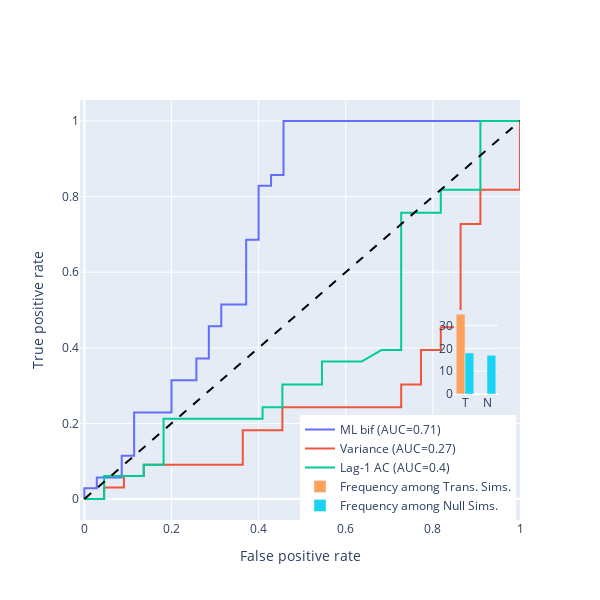

Notebook code for this chart:
### Code cell
"""
Compute ROC data for EWS and ML predictions for SIR trained model
Export data for plotting
Edited from published codes by Bury et al. (2021), Deep learning for early warning signals of tipping points, PNAS. 
"""

import numpy as np
import pandas as pd
import matplotlib.pyplot as plt
import sklearn.metrics as metrics
import scipy.stats as stats
import os

# Run for early or late predictions
bool_pred_early = False

#Change your test model
#test_models are: 'COVID'
test_model = 'COVID'
classifier_length = 500               #classifier_length are 500, 100
#--------
# Import EWS and ML data
#–------------

# Import EWS data
df_ews_forced = pd.read_csv('../data/ews/df_ews_forced_{}.csv'.format(test_model))
df_ews_null = pd.read_csv('../data/ews/df_ews_null_{}.csv'.format(test_model))

# Use EWS data in x
df_ews_forced = df_ews_forced[df_ews_forced['Variable']=='I']
df_ews_null = df_ews_null[df_ews_null['Variable']=='I']

# Import kendall tau data
df_ktau_forced = pd.read_csv('../data/ews/df_ktau_forced_{}.csv'.format(test_model))
df_ktau_null = pd.read_csv('../data/ews/df_ktau_null_{}.csv'.format(test_model))

# Import ML prediction data
df_ml_forced = pd.read_csv('../data/ml_pred_SIR_CL{}/df_ml_forced_{}_len{}.csv'.format(classifier_length, test_model, classifier_length))
df_ml_null = pd.read_csv('../data/ml_pred_SIR_CL{}/df_ml_null_{}_len{}.csv'.format(classifier_length, test_model, classifier_length))

# Add column for truth values (1 for forced, 0 for null)
df_ktau_forced['truth value'] = 1
df_ktau_null['truth value'] = 0

df_ml_forced['truth value'] = 1
df_ml_null['truth value'] = 0

if not os.path.exists('../data/roc'):
    os.makedirs('../data/roc')

#---------------------------
# Get predictions from trajectories
#--------------------------

# Time interval relative to transition point for where to make predictions
# as proportion of dataset
if bool_pred_early:
    pred_interval_rel = np.array([0.6,0.8])
else:
    # Late interval for predictions
    pred_interval_rel = np.array([0.3, 1])                ###CHANGED


# Initialise lists
list_df_ktau_preds = []
list_df_ml_preds = []

# Get predictions from forced trajectories
tsid_vals = df_ml_forced['tsid'].unique()
for tsid in tsid_vals:

    # Get EWS data to find start and transition time
    df = df_ews_forced[(df_ews_forced['tsid']==tsid)]
    t_start = df['Time'].iloc[0]
    t_transition = df[['Time','residuals']].dropna()['Time'].iloc[-1]             

    # Get prediction interval in time
    t_pred_start = t_start + (t_transition-t_start)*pred_interval_rel[0]
    t_pred_end = t_start + (t_transition-t_start)*pred_interval_rel[1]

    n_predictions = 5
    
    df_ml_forced_final = df_ml_forced[(df_ml_forced['tsid']==tsid)].tail(n_predictions)
    
    df_ktau_forced_final = df_ktau_forced[
        (df_ktau_forced['tsid']==tsid)&\
        (df_ktau_forced['Time'] >= t_pred_start)&\
        (df_ktau_forced['Time'] <= t_pred_end)
        ].tail(n_predictions)
    
    list_df_ktau_preds.append(df_ktau_forced_final)
    list_df_ml_preds.append(df_ml_forced_final)



# Get predictions from null trajectories
tsid_vals = df_ml_null['tsid'].unique()
for tsid in tsid_vals:

    # Get EWS data to find start and transition time (for forced data)
    df = df_ews_null[(df_ews_null['tsid']==tsid)]
    t_start = df['Time'].iloc[0]
    t_transition = df[['Time','residuals']].dropna()['Time'].iloc[-1]

    # Get prediction interval in time
    t_pred_start = t_start + (t_transition-t_start)*pred_interval_rel[0]
    t_pred_end = t_start + (t_transition-t_start)*pred_interval_rel[1]

    n_predictions = 5
    
    df_ml_null_final = df_ml_null[(df_ml_null['tsid']==tsid)].tail(n_predictions)
    
    df_ktau_null_final = df_ktau_null[
        (df_ktau_null['tsid']==tsid)&\
        (df_ktau_null['Time'] >= t_pred_start)&\
        (df_ktau_null['Time'] <= t_pred_end)
        ].tail(n_predictions)
    
    list_df_ktau_preds.append(df_ktau_null_final)
    list_df_ml_preds.append(df_ml_null_final)


# Concatenate data
df_ktau_preds = pd.concat(list_df_ktau_preds)
df_ml_preds = pd.concat(list_df_ml_preds)


#-------------------
# Get data on ML favoured bifurcation for each forced trajectory
#-------------------

# For each prediction, select the bifurcation that the ML gives greatest weight to
df_ml_preds['fav_bif'] = df_ml_preds[['null_prob','branch_prob']].idxmax(axis=1)

# Count each bifurcation choice for forced trajectories
counts_forced = df_ml_preds[df_ml_preds['truth value']==1]['fav_bif'].value_counts()

null_count_forced = counts_forced['null_prob'] if 'null_prob' in counts_forced.index else 0
branch_count_forced = counts_forced['branch_prob'] if 'branch_prob' in counts_forced.index else 0

df_counts_forced = pd.DataFrame({
    'null': [null_count_forced],
    'branch': [branch_count_forced]
    }
)

# Export data on bifurcation prediction counts
filepath_forced_counts = '../data/roc/df_bif_pred_counts_forced_{}_SIR_trained_{}_CL{}.csv'.format(
    'early' if bool_pred_early else 'late', test_model, classifier_length)

df_counts_forced.to_csv(filepath_forced_counts,
                 index=False)

################### Count each bifurcation choice for null trajectories
counts_null = df_ml_preds[df_ml_preds['truth value']==0]['fav_bif'].value_counts()

null_count_null = counts_null['null_prob'] if 'null_prob' in counts_null.index else 0
branch_count_null = counts_null['branch_prob'] if 'branch_prob' in counts_null.index else 0

df_counts_null = pd.DataFrame({
    'null': [null_count_null],
    'branch': [branch_count_null]
    }
)

# Export data on bifurcation prediction counts on null
filepath_null_counts = '../data/roc/df_bif_pred_counts_null_{}_SIR_trained_{}_CL{}.csv'.format(
    'early' if bool_pred_early else 'late', test_model, classifier_length)

df_counts_null.to_csv(filepath_null_counts,
                 index=False)

##Export ml prediction file
df_ml_preds.to_csv('../data/roc/df_ml_pred_SIR_trained_{}_CL{}.csv'.format(test_model, classifier_length),
                   index=False)

print('Exported bifurcation count data to data/roc')


#--------------------
# Functions to compute ROC
#–--------------------

# Function to compute ROC data from truth and indicator vals
# and return a df.
def roc_compute(truth_vals, indicator_vals):

    # Compute ROC curve and threhsolds using sklearn
    fpr, tpr, thresholds = metrics.roc_curve(truth_vals,indicator_vals)

    # Compute AUC (area under curve)
    auc = metrics.auc(fpr, tpr)

    # Put into a DF
    dic_roc = {'fpr':fpr, 'tpr':tpr, 'thresholds':thresholds, 'auc':auc}
    df_roc = pd.DataFrame(dic_roc)

    return df_roc


#---------------------
## Compute ROC data
#–--------------------

# # Initialise list for ROC dataframes for predicting bifurcation
list_roc = []


# Assign indicator and truth values for ML prediction
indicator_vals = df_ml_preds['bif_prob']
truth_vals = df_ml_preds['truth value']
df_roc = roc_compute(truth_vals,indicator_vals)
df_roc['ews'] = 'ML bif'
list_roc.append(df_roc)


# Assign indicator and truth values for variance
indicator_vals = df_ktau_preds['ktau_variance']
truth_vals = df_ktau_preds['truth value']
df_roc = roc_compute(truth_vals,indicator_vals)
df_roc['ews'] = 'Variance'
list_roc.append(df_roc)


# Assign indicator and truth values for lag-1 AC
indicator_vals = df_ktau_preds['ktau_ac']
truth_vals = df_ktau_preds['truth value']
df_roc = roc_compute(truth_vals,indicator_vals)
df_roc['ews'] = 'Lag-1 AC'
list_roc.append(df_roc)


# Concatenate roc dataframes
df_roc_full = pd.concat(list_roc, ignore_index=True)


# Export ROC data
filepath = '../data/roc/df_roc_cr_trans_{}_SIR_trained_{}_CL{}.csv'.format(
    'early' if bool_pred_early else 'late', test_model, classifier_length)

df_roc_full.to_csv(filepath,
                   index=False,)

print('Exported ROC data to {}'.format(filepath))

#-------------
# Plotly fig
#----------------

AUC_list = []

import plotly.graph_objects as go

fig = go.Figure()
df_roc = df_roc_full

# ML bif plot
df_trace = df_roc[df_roc['ews']=='ML bif']
fig.add_trace(
    go.Scatter(x=df_trace['fpr'],
                y=df_trace['tpr'],
                mode='lines',
                name='ML bif (AUC={})'.format(df_trace.round(2)['auc'].iloc[0])
    )
)

AUC_list.append(df_trace.round(2)['auc'].iloc[0])

# Variance plot
df_trace = df_roc[df_roc['ews']=='Variance']
fig.add_trace(
    go.Scatter(x=df_trace['fpr'],
                y=df_trace['tpr'],
                name='Variance (AUC={})'.format(df_trace.round(2)['auc'].iloc[0])
                )
    )

AUC_list.append(df_trace.round(2)['auc'].iloc[0])

# Lag-1  AC plot
df_trace = df_roc[df_roc['ews']=='Lag-1 AC']
fig.add_trace(
    go.Scatter(x=df_trace['fpr'],
                y=df_trace['tpr'],
                name='Lag-1 AC (AUC={})'.format(df_trace.round(2)['auc'].iloc[0])
                )
    )


AUC_list.append(df_trace.round(2)['auc'].iloc[0])

# Line y=x
fig.add_trace(
    go.Scatter(x=np.linspace(0,1,100),
                y=np.linspace(0,1,100),
                showlegend=False,
                line={'color':'black',
                      'dash':'dash'
                      }
                )
    )



fig.update_xaxes(
    title = 'False positive rate',
    range=[-0.01,1],
    )



fig.update_yaxes(
    title = 'True positive rate',
    )



fig.update_layout(
    legend=dict(
        x=0.5,
        y=0.0,
        ),
    width=600,
    height=600,
    title='',
    )

AUC = pd.DataFrame(AUC_list, columns=[test_model])

AUC.to_csv('../data/roc/AUC_SIR_{}_CL{}.csv'.format(test_model, classifier_length),
                   index=False)

# Sample frequency data
data_forced = {'Category': ['T', 'N'],
        'Frequency': [df_counts_forced['branch'][0], df_counts_forced['null'][0]]}

df_forced = pd.DataFrame(data_forced)

data_null = {'Category': ['T', 'N'],
        'Frequency': [df_counts_null['branch'][0], df_counts_null['null'][0]]}

df_null = pd.DataFrame(data_null)


# Create a subplot for the frequency data
fig.add_trace(go.Bar(x=df_forced['Category'], y=df_forced['Frequency'], 
                     name='Frequency among Trans. Sims.',
                     xaxis='x2', yaxis='y2'))

fig.add_trace(go.Bar(x=df_null['Category'], y=df_null['Frequency'], 
                     name='Frequency among Null Sims.',
                     xaxis='x2', yaxis='y2'))

# Update the layout to display the frequency subplot
fig.update_layout(
    xaxis2=dict(domain=[0.85, 0.95], anchor='y2'),
    yaxis2=dict(domain=[0.3, 0.5], anchor='x2')
)

fig.show()

print(df_counts_forced)
print(df_counts_null)
print(AUC)
print(df_ml_preds)
print(df_ktau_preds)

### Figure 1 — Plotly figure (JSON) as saved in the notebook; plotly's stock layout.template omitted (floating-point values rounded to 4 significant figures)
{"data": [{"mode": "lines", "name": "ML bif (AUC=0.71)", "type": "scatter", "x": [0, 0, 0.02857, 0.02857, 0.08571, 0.08571, 0.1143, 0.1143, 0.2, 0.2, 0.2571, 0.2571, 0.2857, 0.2857, 0.3143, 0.3143, 0.3714, 0.3714, 0.4, 0.4, 0.4286, 0.4286, 0.4571, 0.4571, 0.8857, 1], "y": [0, 0.02857, 0.02857, 0.05714, 0.05714, 0.1143, 0.1143, 0.2286, 0.2286, 0.3143, 0.3143, 0.3714, 0.3714, 0.4571, 0.4571, 0.5143, 0.5143, 0.6857, 0.6857, 0.8286, 0.8286, 0.8571, 0.8571, 1, 1, 1]}, {"name": "Variance (AUC=0.27)", "type": "scatter", "x": [0, 0.04545, 0.04545, 0.09091, 0.09091, 0.1364, 0.1364, 0.3636, 0.3636, 0.4545, 0.4545, 0.5455, 0.6364, 0.7273, 0.7273, 0.7727, 0.7727, 0.8182, 0.8182, 0.8636, 0.8636, 0.9091, 0.9091, 1, 1, 1], "y": [0, 0, 0.0303, 0.0303, 0.06061, 0.06061, 0.09091, 0.09091, 0.1818, 0.1818, 0.2424, 0.2424, 0.2424, 0.2424, 0.303, 0.303, 0.3939, 0.3939, 0.4545, 0.4545, 0.7273, 0.7273, 0.8182, 0.8182, 0.9394, 1]}, {"name": "Lag-1 AC (AUC=0.4)", "type": "scatter", "x": [0, 0.04545, 0.04545, 0.1364, 0.1364, 0.1818, 0.1818, 0.4091, 0.4091, 0.4545, 0.4545, 0.5455, 0.5455, 0.6364, 0.6818, 0.7273, 0.7273, 0.8182, 0.8182, 0.9091, 0.9091, 1], "y": [0, 0, 0.06061, 0.06061, 0.09091, 0.09091, 0.2121, 0.2121, 0.2424, 0.2424, 0.303, 0.303, 0.3636, 0.3636, 0.3939, 0.3939, 0.7576, 0.7576, 0.8182, 0.8182, 1, 1]}, {"line": {"color": "black", "dash": "dash"}, "showlegend": false, "type": "scatter", "x": [0, 0.0101, 0.0202, 0.0303, 0.0404, 0.05051, 0.06061, 0.07071, 0.08081, 0.09091, 0.101, 0.1111, 0.1212, 0.1313, 0.1414, 0.1515, 0.1616, 0.1717, 0.1818, 0.1919, 0.202, 0.2121, 0.2222, 0.2323, 0.2424, 0.2525, 0.2626, 0.2727, 0.2828, 0.2929, 0.303, 0.3131, 0.3232, 0.3333, 0.3434, 0.3535, 0.3636, 0.3737, 0.3838, 0.3939, 0.404, 0.4141, 0.4242, 0.4343, 0.4444, 0.4545, 0.4646, 0.4747, 0.4848, 0.4949, 0.5051, 0.5152, 0.5253, 0.5354, 0.5455, 0.5556, 0.5657, 0.5758, 0.5859, 0.596, 0.6061, 0.6162, 0.6263, 0.6364, 0.6465, 0.6566, 0.6667, 0.6768, 0.6869, 0.697, 0.7071, 0.7172, 0.7273, 0.7374, 0.7475, 0.7576, 0.7677, 0.7778, 0.7879, 0.798, 0.8081, 0.8182, 0.8283, 0.8384, 0.8485, 0.8586, 0.8687, 0.8788, 0.8889, 0.899, 0.9091, 0.9192, 0.9293, 0.9394, 0.9495, 0.9596, 0.9697, 0.9798, 0.9899, 1], "y": [0, 0.0101, 0.0202, 0.0303, 0.0404, 0.05051, 0.06061, 0.07071, 0.08081, 0.09091, 0.101, 0.1111, 0.1212, 0.1313, 0.1414, 0.1515, 0.1616, 0.1717, 0.1818, 0.1919, 0.202, 0.2121, 0.2222, 0.2323, 0.2424, 0.2525, 0.2626, 0.2727, 0.2828, 0.2929, 0.303, 0.3131, 0.3232, 0.3333, 0.3434, 0.3535, 0.3636, 0.3737, 0.3838, 0.3939, 0.404, 0.4141, 0.4242, 0.4343, 0.4444, 0.4545, 0.4646, 0.4747, 0.4848, 0.4949, 0.5051, 0.5152, 0.5253, 0.5354, 0.5455, 0.5556, 0.5657, 0.5758, 0.5859, 0.596, 0.6061, 0.6162, 0.6263, 0.6364, 0.6465, 0.6566, 0.6667, 0.6768, 0.6869, 0.697, 0.7071, 0.7172, 0.7273, 0.7374, 0.7475, 0.7576, 0.7677, 0.7778, 0.7879, 0.798, 0.8081, 0.8182, 0.8283, 0.8384, 0.8485, 0.8586, 0.8687, 0.8788, 0.8889, 0.899, 0.9091, 0.9192, 0.9293, 0.9394, 0.9495, 0.9596, 0.9697, 0.9798, 0.9899, 1]}, {"name": "Frequency among Trans. Sims.", "type": "bar", "x": ["T", "N"], "xaxis": "x2", "y": [35, 0], "yaxis": "y2"}, {"name": "Frequency among Null Sims.", "type": "bar", "x": ["T", "N"], "xaxis": "x2", "y": [18, 17], "yaxis": "y2"}], "layout": {"height": 600, "legend": {"x": 0.5, "y": 0}, "title": {"text": ""}, "width": 600, "xaxis": {"range": [-0.01, 1], "title": {"text": "False positive rate"}}, "xaxis2": {"anchor": "y2", "domain": [0.85, 0.95]}, "yaxis": {"title": {"text": "True positive rate"}}, "yaxis2": {"anchor": "x2", "domain": [0.3, 0.5]}}}
